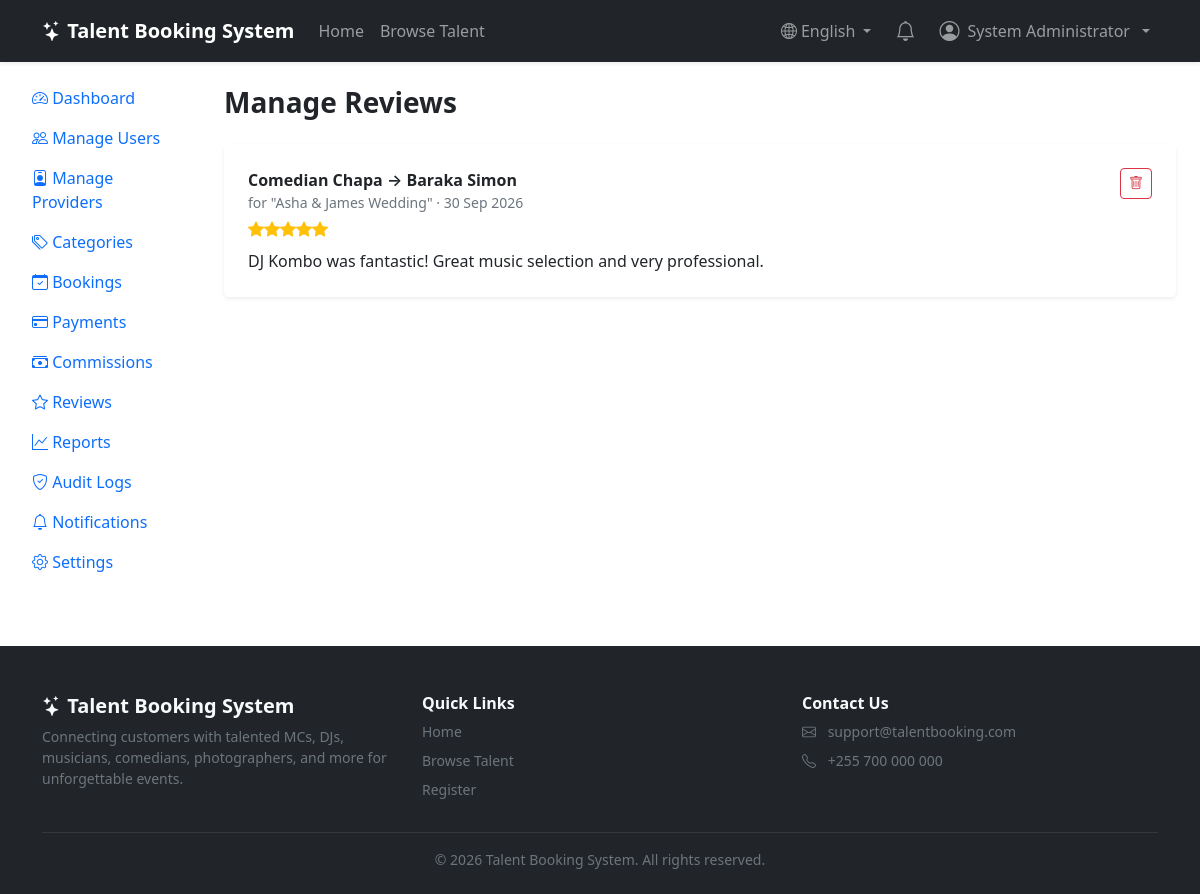
Screenshot of /admin/reviews.php (signed in) with the database file from the repository.
### tables this page shows
CREATE TABLE `reviews` (
  `id` INT UNSIGNED AUTO_INCREMENT PRIMARY KEY,
  `booking_id` INT UNSIGNED NOT NULL UNIQUE,
  `customer_id` INT UNSIGNED NOT NULL,
  `provider_id` INT UNSIGNED NOT NULL,
  `rating` TINYINT UNSIGNED NOT NULL COMMENT '1 to 5',
  `review` TEXT DEFAULT NULL,
  `created_at` TIMESTAMP NOT NULL DEFAULT CURRENT_TIMESTAMP,
  CONSTRAINT `fk_reviews_booking` FOREIGN KEY (`booking_id`) REFERENCES `bookings`(`id`) ON DELETE CASCADE,
  CONSTRAINT `fk_reviews_customer` FOREIGN KEY (`customer_id`) REFERENCES `users`(`id`) ON DELETE CASCADE,
  CONSTRAINT `fk_reviews_provider` FOREIGN KEY (`provider_id`) REFERENCES `providers`(`id`) ON DELETE CASCADE,
  CONSTRAINT `chk_rating_range` CHECK (`rating` BETWEEN 1 AND 5)
);

CREATE TABLE `users` (
  `id` INT UNSIGNED AUTO_INCREMENT PRIMARY KEY,
  `fullname` VARCHAR(150) NOT NULL,
  `email` VARCHAR(150) NOT NULL UNIQUE,
  `phone` VARCHAR(20) DEFAULT NULL,
  `password` VARCHAR(255) NOT NULL,
  `role` ENUM('admin','customer','provider') NOT NULL DEFAULT 'customer',
  `status` ENUM('active','inactive','suspended') NOT NULL DEFAULT 'active',
  `profile_image` VARCHAR(255) DEFAULT NULL,
  `remember_token` VARCHAR(255) DEFAULT NULL,
  `created_at` TIMESTAMP NOT NULL DEFAULT CURRENT_TIMESTAMP,
  `updated_at` TIMESTAMP NOT NULL DEFAULT CURRENT_TIMESTAMP ON UPDATE CURRENT_TIMESTAMP,
  INDEX `idx_users_role` (`role`),
  INDEX `idx_users_status` (`status`)
);

CREATE TABLE `bookings` (
  `id` INT UNSIGNED AUTO_INCREMENT PRIMARY KEY,
  `customer_id` INT UNSIGNED NOT NULL,
  `provider_id` INT UNSIGNED NOT NULL,
  `event_name` VARCHAR(200) NOT NULL,
  `event_type` VARCHAR(100) NOT NULL,
  `event_date` DATE NOT NULL,
  `event_location` VARCHAR(200) NOT NULL,
  `event_description` TEXT DEFAULT NULL,
  `booking_status` ENUM('pending','accepted','rejected','cancelled','ongoing','completed') NOT NULL DEFAULT 'pending',
  `provider_completed` TINYINT(1) UNSIGNED NOT NULL DEFAULT 0,
  `customer_completed` TINYINT(1) UNSIGNED NOT NULL DEFAULT 0,
  `created_at` TIMESTAMP NOT NULL DEFAULT CURRENT_TIMESTAMP,
  `updated_at` TIMESTAMP NOT NULL DEFAULT CURRENT_TIMESTAMP ON UPDATE CURRENT_TIMESTAMP,
  CONSTRAINT `fk_bookings_customer` FOREIGN KEY (`customer_id`) REFERENCES `users`(`id`) ON DELETE CASCADE,
  CONSTRAINT `fk_bookings_provider` FOREIGN KEY (`provider_id`) REFERENCES `providers`(`id`) ON DELETE CASCADE,
  INDEX `idx_bookings_status` (`booking_status`),
  INDEX `idx_bookings_date` (`event_date`)
);

### admin/reviews.php (the view, shortened to what this page needs)
<?php
require_once __DIR__ . '/../includes/functions.php';
require_once __DIR__ . '/../includes/auth.php';
$stmt = $pdo->query(
    'SELECT r.*, cu.fullname as customer_name, pu.fullname as provider_name, b.event_name
     FROM reviews r
     JOIN users cu ON cu.id = r.customer_id
     JOIN providers p ON p.id = r.provider_id
     JOIN users pu ON pu.id = p.user_id
     JOIN bookings b ON b.id = r.booking_id
     ORDER BY r.created_at DESC'
);
$reviews = $stmt->fetchAll();
require_once __DIR__ . '/../includes/header.php';
?>
<div class="container-fluid">
    <div class="row">
        <?php require __DIR__ . '/_sidebar.php'; ?>
        <div class="col-lg-9 col-xl-10 py-4">
            <div class="container-fluid">
                <h3 class="fw-bold mb-4">Manage Reviews</h3>
                <?php if (empty($reviews)): ?>
                    <div class="alert alert-light border text-center py-5"><p class="mb-0">No reviews yet.</p></div>
                <?php else: ?>
                    <div class="card border-0 shadow-sm">
                        <div class="list-group list-group-flush">
                            <?php foreach ($reviews as $r): ?>
                                <div class="list-group-item p-4">
                                    <div class="d-flex justify-content-between align-items-start">
                                        <div>
                                            <p class="fw-semibold mb-0"><?= e($r['customer_name']) ?> &rarr; <?= e($r['provider_name']) ?></p>
                                            <p class="small text-secondary mb-1">for "<?= e($r['event_name']) ?>" &middot; <?= format_date($r['created_at']) ?></p>
                                            <div class="mb-2"><?= render_stars((float) $r['rating']) ?></div>
                                            <?php if ($r['review']): ?><p class="mb-0"><?= nl2br(e($r['review'])) ?></p><?php endif; ?>
                                        </div>
                                        <form method="POST" action="" data-confirm="Delete this review? This will also recalculate the provider's rating.">
                                            <button type="submit" class="btn btn-sm btn-outline-danger"><i class="bi bi-trash"></i></button>
                                        </form>
                                    </div>
                                </div>
                            <?php endforeach; ?>
                        </div>
                    </div>
                <?php endif; ?>
            </div>
        </div>
    </div>
</div>
<?php require_once __DIR__ . '/../includes/footer.php'; ?>

### includes/functions.php (shortened to what this page needs)
<?php
function e($string): string
{
    return htmlspecialchars($string ?? '', ENT_QUOTES, 'UTF-8');
}
function format_date(?string $date): string
{
    return date('d M Y', strtotime($date));
}
function render_stars(float $rating): string
{
    $rating = max(0, min(5, $rating));
    $full = (int) floor($rating);
    $half = ($rating - $full) >= 0.5 ? 1 : 0;
    $empty = 5 - $full - $half;
    $html = str_repeat('<i class="bi bi-star-fill text-warning"></i>', $full);
    $html .= str_repeat('<i class="bi bi-star text-warning"></i>', $empty);
    return $html;
}

### rows the page displays
reviews: customer.fullname "Comedian Chapa", users.fullname "Baraka Simon", booking.event_name "Asha & James Wedding", created_at "30 Sep 2026", review "DJ Kombo was fantastic! Great music selection and very professional."

### other values shown
APP_NAME "Talent Booking System"
__t('home') "Home"
__t('browse_talent') "Browse Talent"
current_user_name() "System Administrator"
__t('register') "Register"
__t('contact_us') "Contact Us"
